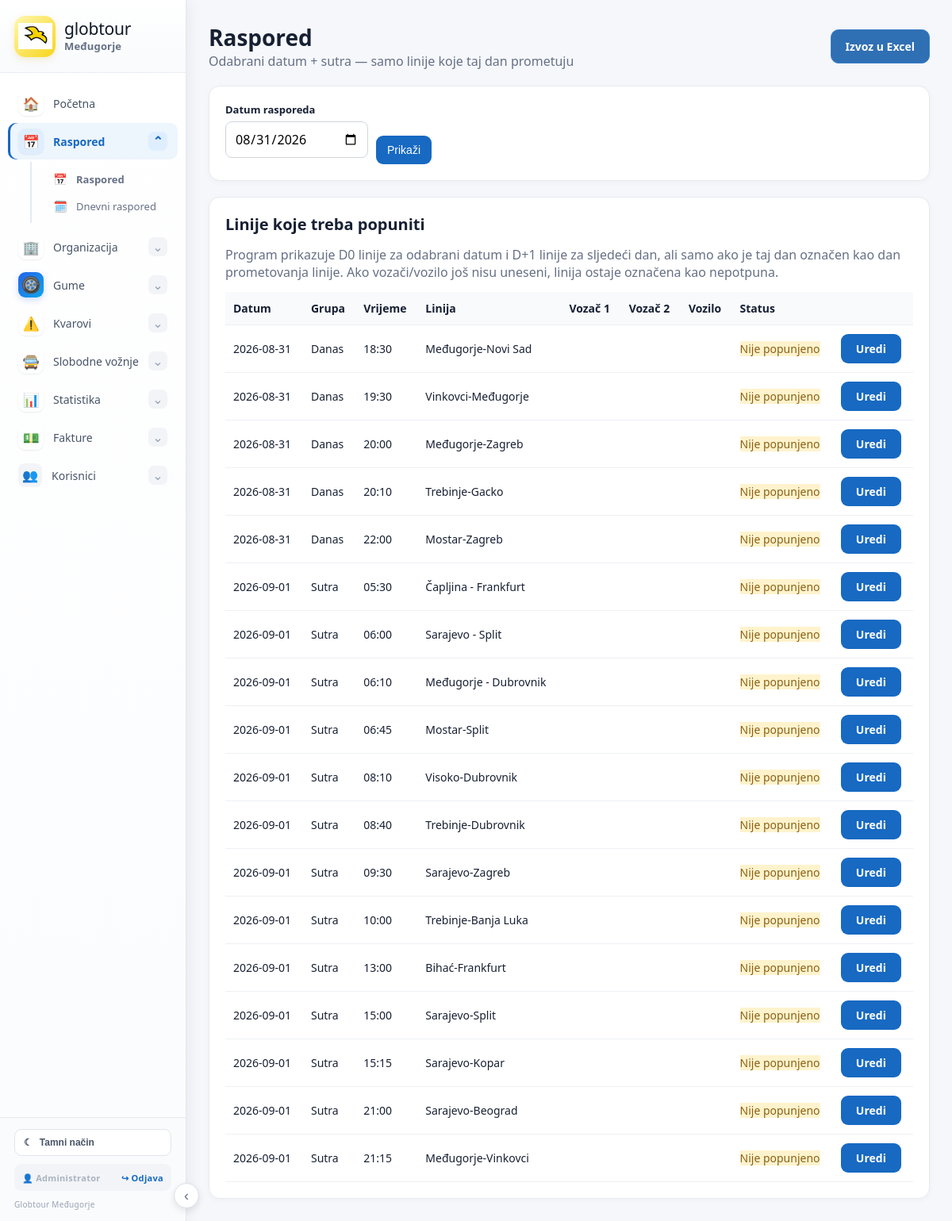
The app's page /raspored (signed in) with its own data.
### tables this page shows
CREATE TABLE users (
        id INTEGER PRIMARY KEY AUTOINCREMENT,
        username TEXT UNIQUE NOT NULL,
        password_hash TEXT NOT NULL,
        full_name TEXT,
        role TEXT NOT NULL DEFAULT 'user',
        permissions TEXT DEFAULT '',
        active INTEGER NOT NULL DEFAULT 1
    );

CREATE TABLE lines (id INTEGER PRIMARY KEY,name TEXT NOT NULL,origin TEXT,destination TEXT,departure TEXT,schedule_day TEXT,active TEXT DEFAULT 'Da', group_type TEXT DEFAULT 'D0', duration_hours_int INTEGER NOT NULL DEFAULT 0, duration_minutes INTEGER NOT NULL DEFAULT 0, duration_hours REAL NOT NULL DEFAULT 0, duration_days INTEGER NOT NULL DEFAULT 1, distance_km REAL NOT NULL DEFAULT 0, internal_return INTEGER NOT NULL DEFAULT 0);

### app.py (the view)
@permission_required("schedule_view")
@app.route("/raspored")
def schedule():
 from datetime import datetime
 d=request.args.get("from") or date.today().isoformat()
 try: selected=datetime.strptime(d,"%Y-%m-%d").date()
 except ValueError: selected=date.today()
 c=db(); rows,next_day=planned_rows_for_dates(c,selected); c.close()
 return render_template("schedule.html",rows=rows,d1=selected.isoformat(),d2=next_day.isoformat(),
                        selected_date=selected.isoformat(),next_date=next_day.isoformat())

### app.py (called while the page is built, shortened)
@app.context_processor
def inject_today():
 return {'today':date.today().isoformat()}

def db():
 ensure_return_schema()
 c=sqlite3.connect(DB); c.row_factory=sqlite3.Row
 seed_known_line_durations(c)
 return c

def line_runs_on(line, target_date):
    days=(line["schedule_day"] or "").strip()
    if not days:
        return False
    allowed={x.strip().upper() for x in days.split(",") if x.strip()}
    code={0:"PON",1:"UTO",2:"SRI",3:"ČET",4:"PET",5:"SUB",6:"NED"}[target_date.weekday()]
    return code in allowed

def line_group(line):
    g=(line["group_type"] or "").strip()
    return g if g in ("D0","D+1") else "D0"

@app.context_processor
def customer_select_options():
    try:
        c=db()
        rows=c.execute("SELECT id,name,id_number,vat_number,address,city,country,contact_person,phone,email,note FROM customers WHERE COALESCE(active,'Da')!='Ne' ORDER BY name COLLATE NOCASE").fetchall()
        c.close()
    except Exception:
        rows=[]
    return {"customer_rows":rows, "free_ride_customer_options":rows}

@app.context_processor
def inject_customer_lookup():
    def customer_by_name(name):
        return _customer_data(name)
    return {"customer_by_name":customer_by_name}

@app.context_processor
def inject_customers():
    try:
        c=db()
        rows=c.execute("SELECT name FROM customers WHERE COALESCE(active,'Da')!='Ne' ORDER BY name").fetchall()
        c.close()
    except Exception:
        rows=[]
    return {"customer_rows":rows}

@app.context_processor
def ctx(): return {"today":date.today().isoformat()}

def auth_user():
    uid=session.get("user_id")
    if not uid:
        return None
    try:
        c=db()
        row=c.execute("SELECT * FROM users WHERE id=? AND active=1",(uid,)).fetchone()
        c.close()
        return row
    except Exception:
        return None

def has_permission(user, key):
    if user is None:
        return False
    try:
        role=str(user["role"] or "").strip().lower()
        permissions=str(user["permissions"] or "")
        if role == "admin" or permissions.strip() == "*":
            return True
    except Exception:
        return False

@app.context_processor
def auth_context():
    return {"current_user": auth_user(), "has_permission": has_permission}

@app.before_request
def auth_guard():
    endpoint=request.endpoint or ""
    if endpoint in ("login", "static"):
        return None
    if not session.get("user_id"):
        return redirect(url_for("login"))
    return None

### templates/schedule.html
{% extends "base.html" %}{% block content %}
<div class="title">
  <div><h1>Raspored</h1><div class="muted">Odabrani datum + sutra — samo linije koje taj dan prometuju</div></div>
  <div class="actions" style="display:flex;gap:10px;align-items:center">
  <a class="btn secondary"  href="/izvoz/excel?from={{d1}}&to={{d1}}&snapshot=1">Izvoz u Excel</a>
</div>
</div>
<div class="panel">
  <form class="filters">
    <div class="field"><label>Datum rasporeda</label><input type="date" name="from" value="{{d1}}"></div>
    <button class="btn">Prikaži</button>
  </form>
</div>
<div class="panel">
  <h2>Linije koje treba popuniti</h2>
  <div class="muted" style="margin-bottom:14px">Program prikazuje D0 linije za odabrani datum i D+1 linije za sljedeći dan, ali samo ako je taj dan označen kao dan prometovanja linije. Ako vozači/vozilo još nisu uneseni, linija ostaje označena kao nepotpuna.</div>
  <table>
    <tr><th>Datum</th><th>Grupa</th><th>Vrijeme</th><th>Linija</th><th>Vozač 1</th><th>Vozač 2</th><th>Vozilo</th><th>Status</th><th></th></tr>
    {% for r in rows %}
    <tr>
      <td>{{r.date}}</td>
      <td>{% if r.group_name=="Danas" or r.group_name=="D0" %}<span class="badge green">Danas</span>{% else %}<span class="badge">Sutra</span>{% endif %}</td>
      <td>{{r.time}}</td><td>{{r.line}}</td>
      <td>{{r.driver1 or ''}}</td><td>{{r.driver2 or ''}}</td><td>{{r.vehicle or ''}}</td>
      <td>
        {% if r.driver1 or r.driver2 or r.vehicle %}
          <span class="badge green">Popunjeno</span>
        {% else %}
          <span class="badge" style="background:#fff3cd;color:#8a6116">Nije popunjeno</span>
        {% endif %}
      </td>
      <td>
        {% if r.id %}
          <a class="btn edit-btn" href="/raspored/{{r.id}}/uredi?return_date={{d1 if d1 else selected_date}}">Uredi</a>
        {% else %}
          <a class="btn edit-btn" href="/raspored/popuni?date={{r.date}}&return_date={{d1 if d1 else selected_date}}&line={{r.line|urlencode}}">Uredi</a>
        {% endif %}
      </td>
    </tr>
    {% else %}
    <tr><td colspan="9">Nema aktivnih linija s postavljenom grupom D0/D+1.</td></tr>
    {% endfor %}
  </table>
</div>
{% endblock %}

### templates/base.html (shortened to what this page needs)
<!doctype html><html lang="hr"><head><meta charset="utf-8"><meta name="viewport" content="width=device-width,initial-scale=1"><title>Globtour Međugorje</title><link rel="stylesheet" href="{{url_for('static',filename='style.css')}}">
</head><body>
<aside class="sidebar">
  <div class="sidebar-brand">
    <a href="/" class="brand">
      <span class="brand-logo"><img src="{{url_for('static',filename='globtour-bird.png')}}" alt="Globtour"></span>
      <span class="brand-text"><span>globtour</span><strong>Međugorje</strong></span>
    </a>
  </div>
  <nav class="side-nav">
    <a class="side-link" href="/"><span class="side-icon main-nav-icon">🏠</span><span>Početna</span></a>
    <details class="side-group">
      <summary><span class="side-icon main-nav-icon">📅</span><span>Raspored</span><span class="chevron">⌄</span></summary>
      <div class="side-sub">
        <a href="/raspored"><span class="sub-icon">📅</span>Raspored</a>
        <a href="/dnevni"><span class="sub-icon">🗓️</span>Dnevni raspored</a>
      </div>
    </details>
    <details class="side-group">
      <summary><span class="side-icon main-nav-icon">🏢</span><span>Organizacija</span><span class="chevron">⌄</span></summary>
    </details>
    <details class="side-group">
      <summary><span class="side-icon main-nav-icon tire-modern-icon">🛞</span><span>Gume</span><span class="chevron">⌄</span></summary>
    </details>
    {% if has_permission(current_user,"breakdowns_view") %}
<details class="side-group" {% if request.path.startswith('/kvarovi') %}open{% endif %}>
  <summary>
    <span class="side-icon main-nav-icon">⚠️</span>
    <span>Kvarovi</span>
    <span class="chevron">⌄</span>
  </summary>
</details>
{% endif %}
    <details class="side-group" {% if request.path.startswith('/slobodne-voznje') %}open{% endif %}>
      <summary><span class="side-icon main-nav-icon">🚍</span><span>Slobodne vožnje</span><span class="chevron">⌄</span></summary>
    </details>
    <details class="side-group" {% if request.path.startswith('/statistika') %}open{% endif %}>
      <summary><span class="side-icon main-nav-icon">📊</span><span>Statistika</span><span class="chevron">⌄</span></summary>
    </details>
    <details class="side-group" {% if request.path.startswith('/predracuni') or request.path.startswith('/c-fakture') %}open{% endif %}>
      <summary><span class="side-icon main-nav-icon">💵</span><span>Fakture</span><span class="chevron">⌄</span></summary>
    </details>
    <details class="side-group">
      <summary><span class="side-icon">👥</span><span>Korisnici</span><span class="chevron">⌄</span></summary>
    </details>
  </nav>
  <div class="sidebar-bottom">
    <button class="theme-toggle" type="button" onclick="toggleTheme()" aria-label="Promijeni temu">
      <span id="theme-icon">☾</span><span id="theme-label">Tamni način</span>
    </button>
    <div class="account-box">
      <span class="account-name">👤 {% if current_user %}{{current_user["full_name"] or current_user["username"]}}{% else %}Korisnik{% endif %}</span>
      <a class="logout-link" href="/logout">↪ Odjava</a>
    </div>
    <span class="sidebar-copy">Globtour Međugorje</span>
  </div>
</aside>
<button class="sidebar-toggle" type="button" onclick="toggleSidebar()" aria-label="Sakrij izbornik">‹</button>
<main class="wrap">{% with messages=get_flashed_messages(with_categories=true) %}{% for cat,msg in messages %}<div class="alert alert-{{cat}}">{{msg}}</div>{% endfor %}{% endwith %}{% block content %}{% endblock %}</main>
</body></html>

### templates/base.html (style rules this page uses)
a.btn.excel-export-btn, button.btn.excel-export-btn, a[href*="excel"].btn, button[data-export="excel"] { display:inline-flex !important; align-items:center !important; gap:8px !important; padding:11px 18px !important; border-radius:10px !important; background:#2f6fb3 !important; color:#fff !important; border:1px solid #3f80c5 !important; font-weight:600 !important; text-decoration:none !important; box-shadow:none !important; }

### records on screen
users: full_name "Administrator"
lines: date "2026-08-31", shows "Danas", time "18:30", line "Međugorje-Novi Sad"
lines: date "2026-08-31", shows "Danas", time "19:30", line "Vinkovci-Međugorje"
lines: date "2026-08-31", shows "Danas", time "20:00", line "Međugorje-Zagreb"
lines: date "2026-08-31", shows "Danas", time "20:10", line "Trebinje-Gacko"
lines: date "2026-08-31", shows "Danas", time "22:00", line "Mostar-Zagreb"
lines: date "2026-09-01", shows "Sutra", time "05:30", line "Čapljina - Frankfurt"
lines: date "2026-09-01", shows "Sutra", time "06:00", line "Sarajevo - Split"
lines: date "2026-09-01", shows "Sutra", time "06:10", line "Međugorje - Dubrovnik"
lines: date "2026-09-01", shows "Sutra", time "06:45", line "Mostar-Split"
lines: date "2026-09-01", shows "Sutra", time "08:10", line "Visoko-Dubrovnik"
lines: date "2026-09-01", shows "Sutra", time "08:40", line "Trebinje-Dubrovnik"
lines: date "2026-09-01", shows "Sutra", time "09:30", line "Sarajevo-Zagreb"
lines: date "2026-09-01", shows "Sutra", time "10:00", line "Trebinje-Banja Luka"
lines: date "2026-09-01", shows "Sutra", time "13:00", line "Bihać-Frankfurt"
lines: date "2026-09-01", shows "Sutra", time "15:00", line "Sarajevo-Split"
lines: date "2026-09-01", shows "Sutra", time "15:15", line "Sarajevo-Kopar"
lines: date "2026-09-01", shows "Sutra", time "21:00", line "Sarajevo-Beograd"
lines: date "2026-09-01", shows "Sutra", time "21:15", line "Međugorje-Vinkovci"
